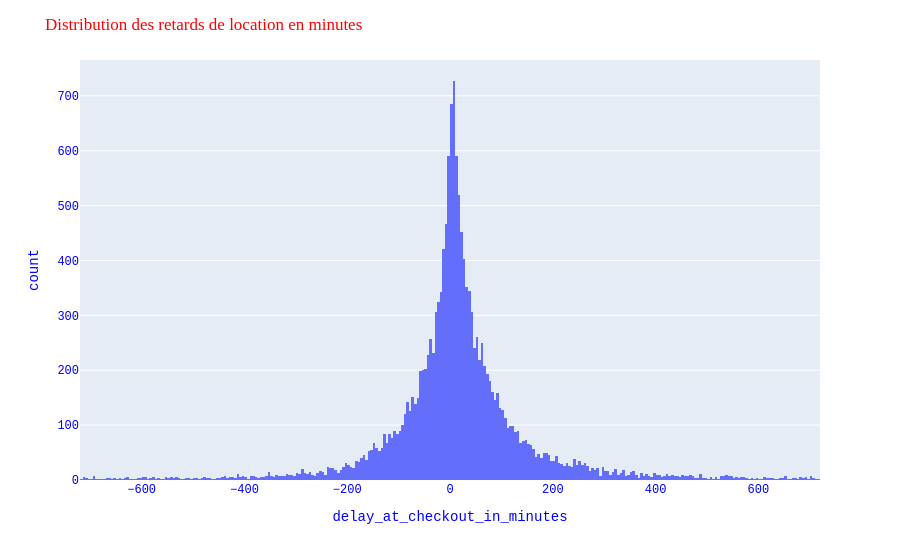
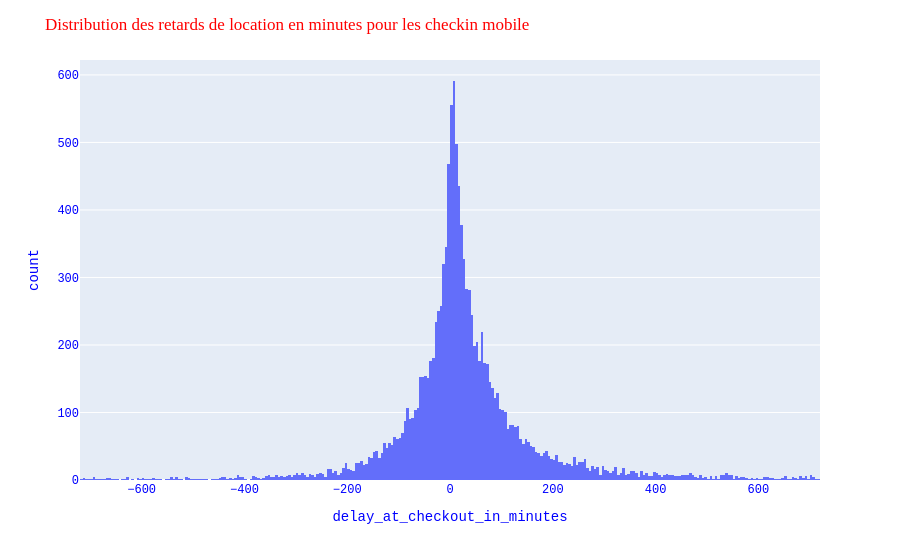

Notebook code for these charts, in order:
### Markdown cell above
### Première analyse des retards

### Code cell
fig = px.histogram(delays_df, x="delay_at_checkout_in_minutes", nbins=100)
fig.update_traces(xbins=dict( # bins used for histogram
        start=-720.0,
        end=720.0,
        size=5
    ))
fig.update_layout(
    title="Distribution des retards de location en minutes",
    font_family="Courier New",
    font_color="blue",
    title_font_family="Times New Roman",
    title_font_color="red",
    legend_title_font_color="green"
)
fig.show()
df_ended = delays_df[delays_df["checkin_type"]=="mobile"][["rental_id","delay_at_checkout_in_minutes"]]
fig = px.histogram(df_ended, x="delay_at_checkout_in_minutes", nbins=100)
fig.update_traces(xbins=dict( # bins used for histogram
        start=-720.0,
        end=720.0,
        size=5
    ))
fig.update_layout(
    title="Distribution des retards de location en minutes pour les checkin mobile",
    font_family="Courier New",
    font_color="blue",
    title_font_family="Times New Roman",
    title_font_color="red",
    legend_title_font_color="green"
)
fig.show()  

df_ended = delays_df[delays_df["state"]=="ended"][["rental_id","delay_at_checkout_in_minutes"]]
fig = px.histogram(df_ended, x="delay_at_checkout_in_minutes", nbins=100)
fig.update_traces(xbins=dict( # bins used for histogram
        start=-720.0,
        end=720.0,
        size=5
    ))
fig.update_layout(
    title="Distribution des retards de location en minutes pour les locations terminées",
    font_family="Courier New",
    font_color="blue",
    title_font_family="Times New Roman",
    title_font_color="red",
    legend_title_font_color="green"
)
fig.show()  
df_ended = delays_df[delays_df["checkin_type"]=="connect"][["rental_id","delay_at_checkout_in_minutes"]]
fig = px.histogram(df_ended, x="delay_at_checkout_in_minutes", nbins=100)
fig.update_traces(xbins=dict( # bins used for histogram
        start=-720.0,
        end=720.0,
        size=5
    ))
fig.update_layout(
    title="Distribution des retards de location en minutes pour les checkin mobile",
    font_family="Courier New",
    font_color="blue",
    title_font_family="Times New Roman",
    title_font_color="red",
    legend_title_font_color="green"
)
fig.show()  
df_ended = delays_df[delays_df["state"]=="canceled"][["rental_id","time_delta_with_previous_rental_in_minutes"]]
fig = px.histogram(df_ended, x="time_delta_with_previous_rental_in_minutes", nbins=100)
fig.update_traces(xbins=dict( # bins used for histogram
        start=-720.0,
        end=720.0,
        size=5
    ))
fig.update_layout(
    title="Distribution des retards de location en minutes pour les checkin mobile",
    font_family="Courier New",
    font_color="blue",
    title_font_family="Times New Roman",
    title_font_color="red",
    legend_title_font_color="green"
)
fig.show()  

df_canceled = delays_df[delays_df["state"]=="canceled"][["rental_id","delay_at_checkout_in_minutes"]]
fig = px.histogram(df_canceled, x="delay_at_checkout_in_minutes", nbins=100)
fig.update_layout(
    title="Distribution des retards de location en minutes pour les checkin mobile",
    font_family="Courier New",
    font_color="blue",
    title_font_family="Times New Roman",
    title_font_color="red",
    legend_title_font_color="green"
)
fig.show()  

df_canceled = delays_df[(delays_df["delay_at_checkout_in_minutes"] >= -60) & (delays_df["delay_at_checkout_in_minutes"] <= 60)] 


df_analysis=delays_df[(delays_df["state"]=="canceled") & delays_df["time_delta_with_previous_rental_in_minutes"]>0 ]

df_analysis[["rental_id","car_id","checkin_type","state","time_delta_with_previous_rental_in_minutes"]]

fig = px.histogram(df_analysis, x="time_delta_with_previous_rental_in_minutes", nbins=200)
fig.update_traces(xbins=dict( # bins used for histogram
        start=0,
        end=1000.0,
        size=30
    ))
fig.update_layout(
    title="Distribution des retards de location en minutes pour les checkin mobile",
    font_family="Courier New",
    font_color="blue",
    title_font_family="Times New Roman",
    title_font_color="red",
    legend_title_font_color="green"
)
fig.show()

### Figure 1 — Plotly figure (JSON) as saved in the notebook; plotly's stock layout.template omitted (floating-point values rounded to 4 significant figures; data arrays with more than 128 entries replaced by an {"elided": "..."} marker saying what was removed)
{"data": [{"bingroup": "x", "hovertemplate": "delay_at_checkout_in_minutes=%{x}<br>count=%{y}<extra></extra>", "legendgroup": "", "marker": {"color": "#636efa", "pattern": {"shape": ""}}, "name": "", "nbinsx": 100, "orientation": "v", "showlegend": false, "type": "histogram", "x": {"elided": "21310 float values"}, "xaxis": "x", "xbins": {"end": 720, "size": 5, "start": -720}, "yaxis": "y"}], "layout": {"barmode": "relative", "font": {"color": "blue", "family": "Courier New"}, "legend": {"title": {"font": {"color": "green"}}, "tracegroupgap": 0}, "margin": {"t": 60}, "title": {"font": {"color": "red", "family": "Times New Roman"}, "text": "Distribution des retards de location en minutes"}, "xaxis": {"anchor": "y", "domain": [0, 1], "title": {"text": "delay_at_checkout_in_minutes"}}, "yaxis": {"anchor": "x", "domain": [0, 1], "title": {"text": "count"}}}}

### Figure 2 — Plotly figure (JSON) as saved in the notebook; plotly's stock layout.template omitted (floating-point values rounded to 4 significant figures; data arrays with more than 128 entries replaced by an {"elided": "..."} marker saying what was removed)
{"data": [{"bingroup": "x", "hovertemplate": "delay_at_checkout_in_minutes=%{x}<br>count=%{y}<extra></extra>", "legendgroup": "", "marker": {"color": "#636efa", "pattern": {"shape": ""}}, "name": "", "nbinsx": 100, "orientation": "v", "showlegend": false, "type": "histogram", "x": {"elided": "17003 float values"}, "xaxis": "x", "xbins": {"end": 720, "size": 5, "start": -720}, "yaxis": "y"}], "layout": {"barmode": "relative", "font": {"color": "blue", "family": "Courier New"}, "legend": {"title": {"font": {"color": "green"}}, "tracegroupgap": 0}, "margin": {"t": 60}, "title": {"font": {"color": "red", "family": "Times New Roman"}, "text": "Distribution des retards de location en minutes pour les checkin mobile"}, "xaxis": {"anchor": "y", "domain": [0, 1], "title": {"text": "delay_at_checkout_in_minutes"}}, "yaxis": {"anchor": "x", "domain": [0, 1], "title": {"text": "count"}}}}
